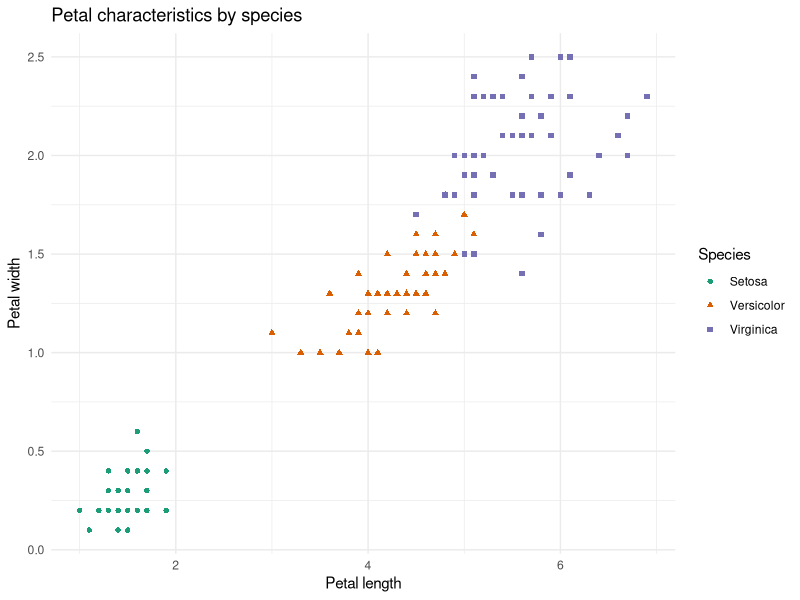
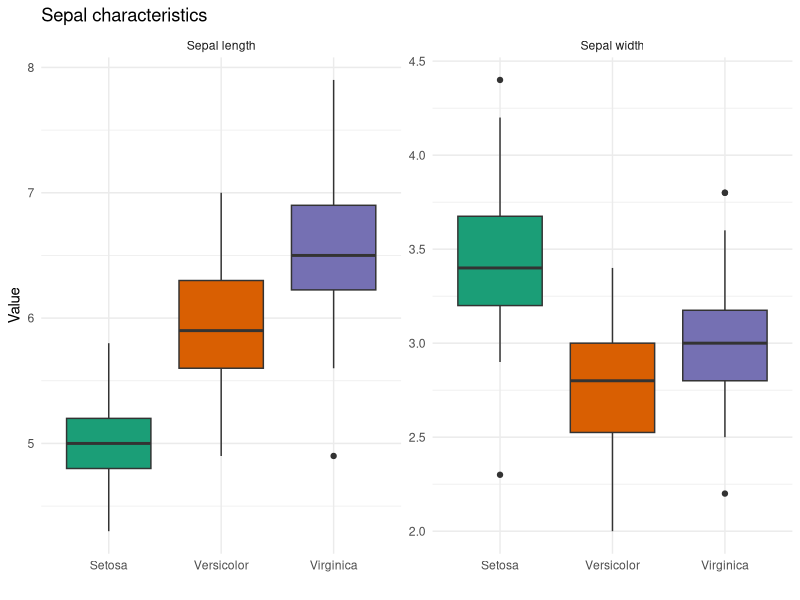

Generate these figures, in order, with R:
#---- Load libraries ----
library(tidyverse)

#---- Load data ----
df <- iris

#---- Data exploration ----
head(df)
summary(df)
str(df)

#---- Data manipulation ----
df |> 
  mutate(Species = str_to_title(Species)) |> 
  group_by(Species) |> 
  summarize(
    "Mean petal width" = mean(Petal.Width),
    "Mean petal length" = mean(Petal.Length),
  )

#---- Plots ----
df |> 
  mutate(Species = str_to_title(Species)) |> 
  ggplot(aes(Petal.Length, Petal.Width, color = Species, shape = Species)) +
  geom_point() +
  labs(
    title = "Petal characteristics by species",
    x = "Petal length",
    y = "Petal width"
  ) +
  theme_minimal() +
  scale_color_brewer(palette = "Dark2")

df |> 
  pivot_longer(
    cols = starts_with("Sepal."),
    names_to = "Measurement",
    values_to = "Value"
  ) |> 
  mutate(
    Species = str_to_title(Species),
    Measurement = str_replace(Measurement,"\\.", " ") |> str_to_sentence()
  ) |> 
  ggplot(aes(Species, Value, fill = Species)) +
  geom_boxplot(show.legend = F) +
  theme_minimal() +
  labs(
    title = "Sepal characteristics",
    x = ""
  )+
  facet_wrap(~Measurement, scales = "free_y") +
  scale_fill_brewer(palette = "Dark2")